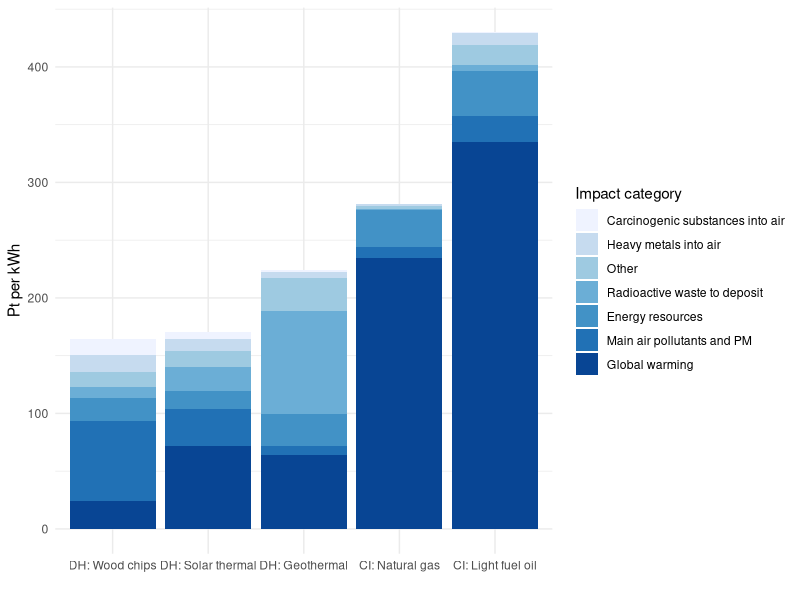
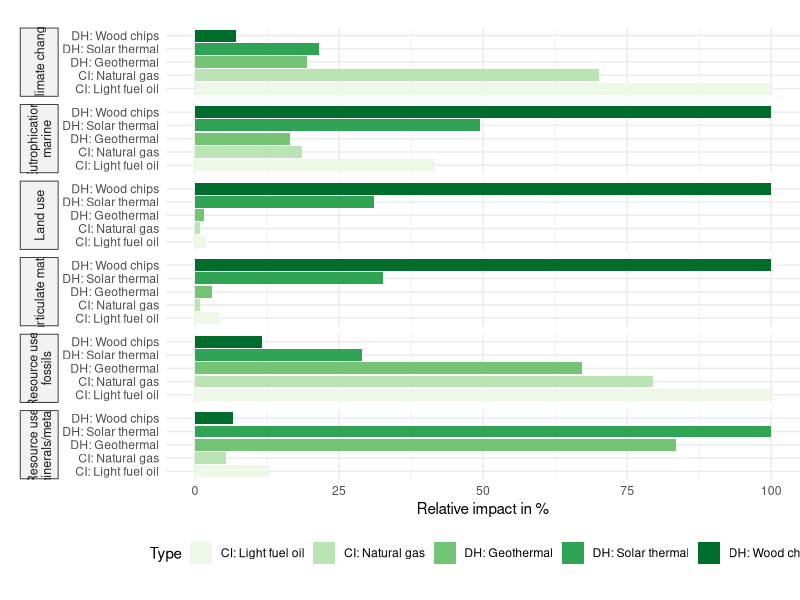
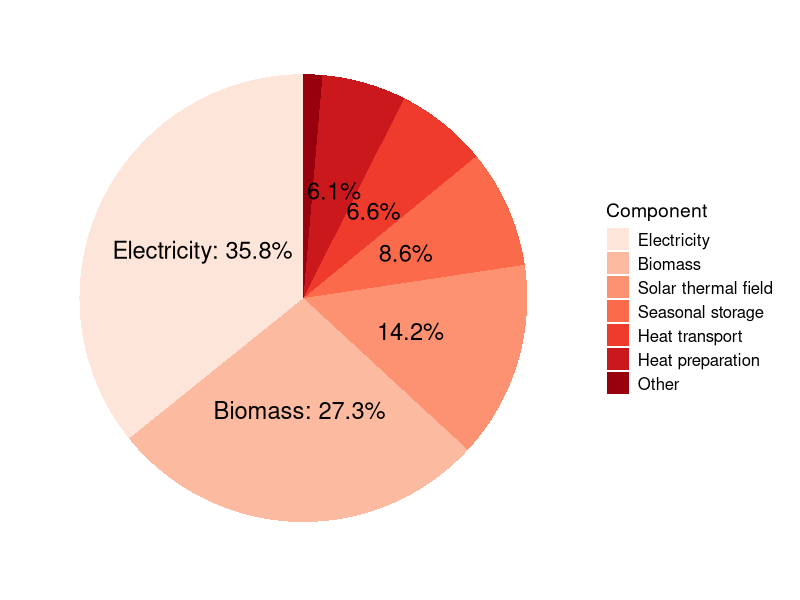
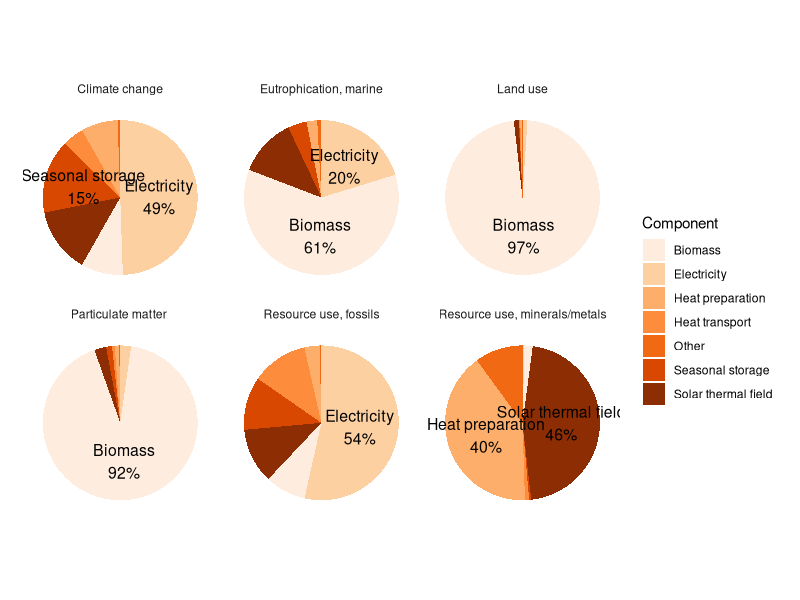
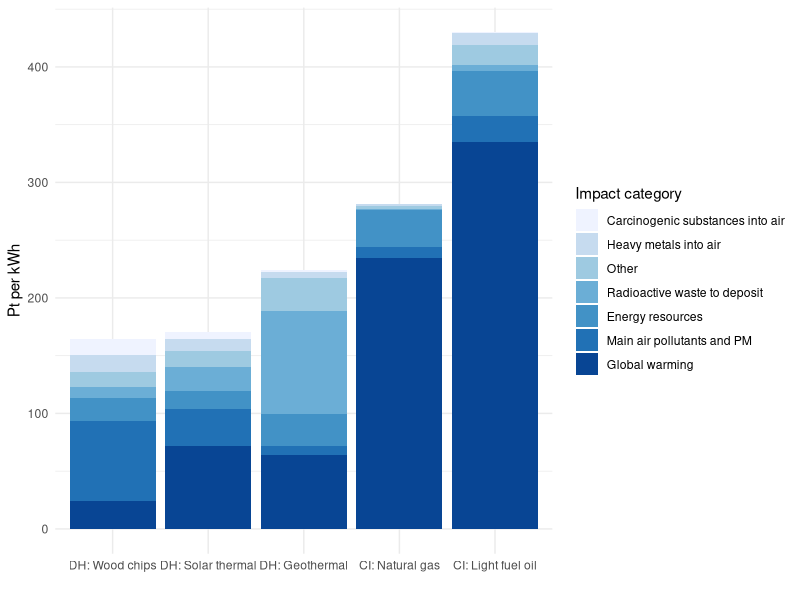
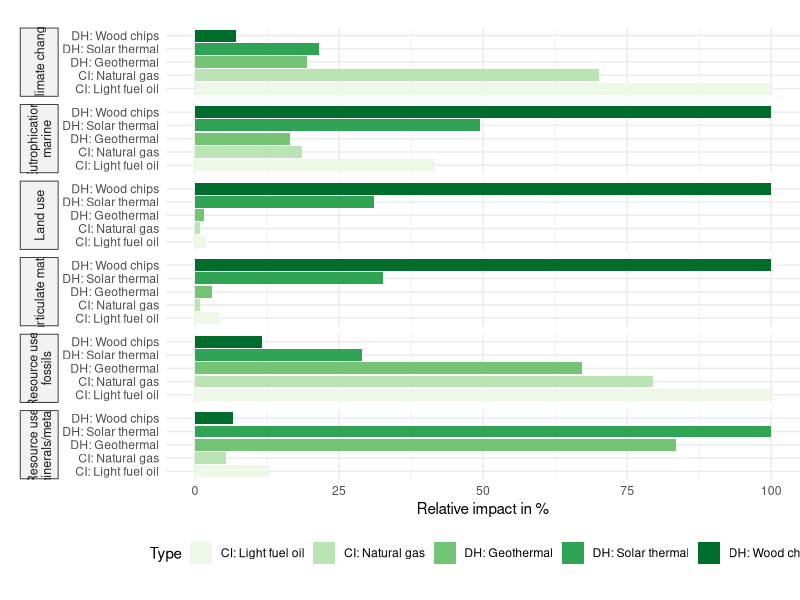
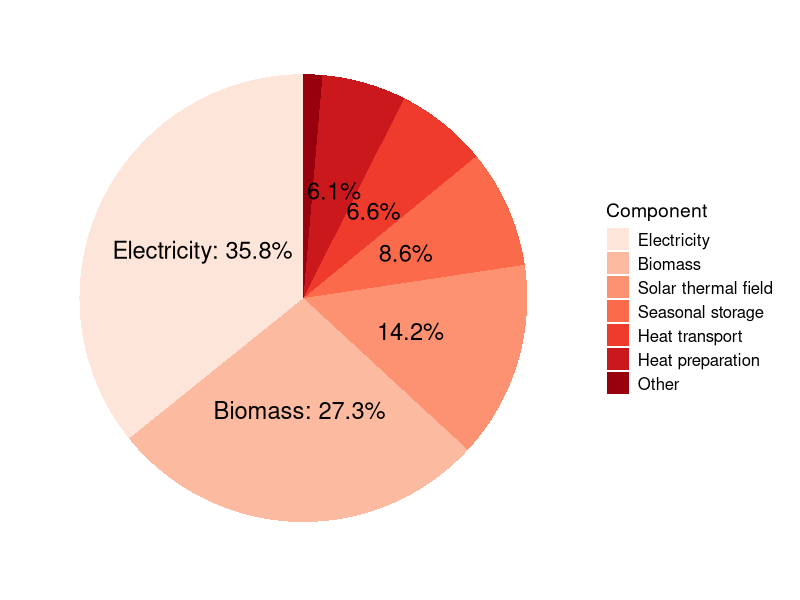
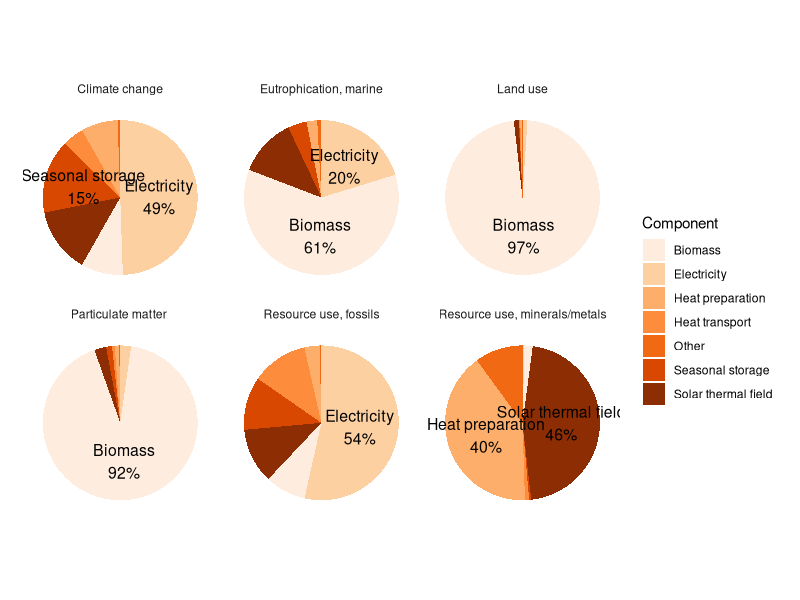

Write R code to recreate these figures, in order.
## ---- chunk 1
library(readr)
library(tidyr)
library(ggplot2)
library(dplyr)
library(stringr)
library(RColorBrewer)
library(ggrepel)
## ---- chunk 2
#es <- read_delim("data/PWRG results solar - Sheet7 - edit.csv")[1:7, ]
es <- read_delim("data/PWRG results solar - ES single score.csv")[1:7, ]

long_es <- pivot_longer(es, cols = -c("Impact category"), names_to = "Type", values_to = "Value")

long_es <- long_es |>
  mutate(
    Type = ifelse(Type == "DH: Geothermal heat pump", "DH: Geothermal", Type),
  )

long_es_ordered <- long_es |>
  group_by(Type) |>
  summarise(total = sum(Value)) |>
  arrange(total) |>
  pull(Type)
long_es$Type <- factor(long_es$Type, levels = long_es_ordered)

ggplot(long_es, aes(x = Type, y = Value, fill = reorder(`Impact category`, Value))) +
  geom_bar(stat = "identity") +  # Use 'identity' to plot actual values
  labs(x = "",
       y = "Pt per kWh",
       fill = "Impact category") +
  #scale_fill_viridis_d(option = "viridis") +
  scale_fill_brewer(palette = "Blues") +
  theme_minimal() #+
  #theme(axis.text.x = element_text(angle = 90, hjust = 1))
ggsave("img/pwrg_solar_es_single_score.png")
## ---- chunk 3
ef <- read_delim("data/PWRG results solar - EF damage assessment.csv")[1:15, ]

long_ef <- pivot_longer(ef, cols = -c("Damage category", "Unit"), names_to = "Type", values_to = "Value")

long_ef_normalized <- long_ef |>
  filter(`Damage category` %in% c("Climate change", "Particulate matter", "Eutrophication, marine", "Land use", "Resource use, minerals/metals", "Resource use, fossils")) |>  
  group_by(`Damage category`) |>
  mutate(
    pct = Value / max(Value) * 100,
    Type = ifelse(Type == "DH: Geothermal heat pump", "DH: Geothermal", Type),
    #`Damage category` = ifelse(`Damage category` == "Resource use, minerals/metals", "RU: minerals, metals", `Damage category`),
    #`Damage category` = ifelse(`Damage category` == "Resource use, fossils", "RU: fossils", `Damage category`),
  )

long_ef_normalized$`Damage category` <- str_wrap(long_ef_normalized$`Damage category`, width = 20)

ggplot(long_ef_normalized, aes(x = Type, y = pct, fill = Type)) +
  geom_col(width = 0.9) +
  facet_grid(rows = vars(`Damage category`), switch = "y") +
  labs(
    x = "",
    y = "Relative impact in %",
  ) +
  theme_minimal() +
  theme(
    strip.placement = "outside",
    strip.text.y.left = element_text(angle = 90, size = 9, hjust = 0.5, vjust = 0.5), 
    plot.margin = margin(20, 0, 20, 0),
    strip.background = element_rect(fill = "grey95", color = "black", linewidth = 0.5),
    legend.position = "bottom",
  ) +
  scale_fill_brewer(palette = "Greens") +
  coord_flip()
ggsave("img/pwrg_solar_ef_midpoints_faceted.png")
## ---- chunk 4
data <- read_delim("data/PWRG 1_ ES level 1 - Copy of Copy of level1.csv")

data$Component <- factor(data$Component, levels = data$Component[order(data$Value, decreasing = TRUE)])

data$percentage <- data$Value / sum(data$Value) * 100
data$label <- ifelse(data$percentage >= 15, 
                     paste0(data$Component, ": ", round(data$percentage, 1), "%"), 
                     data$label <- ifelse(data$percentage >= 5, 
                                          paste0(round(data$percentage, 1), "%"), 
                                          ""))

# Create the pie chart without the circle outline
ggplot(data, aes(x = "", y = Value, fill = Component)) +
  geom_bar(stat = "identity", width = 1) +
  coord_polar(theta = "y") +  # Converts bar chart to pie chart
  theme_minimal() +
  theme(axis.text.x = element_blank(),  # Hide x-axis labels
        axis.title.x = element_blank(),  # Hide x-axis title
        axis.text.y = element_blank(),  # Hide y-axis labels
        axis.title.y = element_blank(),  # Hide y-axis title
        axis.ticks = element_blank(),    # Remove axis ticks
        panel.grid = element_blank(),    # Remove grid lines
        panel.border = element_blank(),
        legend.title = element_text(size = 14),  # Title of the legend
        legend.text = element_text(size = 12),    # Items in the legend
        plot.margin = unit(c(0.2, 0.5, 0.2, 0.5), "cm")  # top, right, bottom, left
        )  + # Remove border
  geom_text(aes(label = label), 
            position = position_stack(vjust = 0.5),
            hjust = 0.5,
            size = 6
            ) +
  scale_fill_brewer(palette = "Reds")
ggsave("img/pwrg_solar_network_pie.png")
## ---- chunk 5
ef_level1 <- read_delim("data/EF level 1.csv")[1:7, ]
long_ef_level1 <- pivot_longer(ef_level1, cols = -c("Component"), names_to = "Damage category", values_to = "Value")

df_ef <- long_ef_level1 |>
  group_by(`Damage category`) |>
  mutate(
    fraction = Value / sum(Value),
    ymax = cumsum(fraction),
    ymin = lag(ymax, default = 0),
    label_pos = (ymax + ymin) / 2,
    label = ifelse(fraction >= 0.15, paste0(Component, "\n", round(fraction * 100), "%"), "")
  )

ggplot(df_ef, aes(ymax = ymax, ymin = ymin, xmax = 4, xmin = 3, fill = Component)) +
  geom_rect() +
  geom_text(aes(x = 3.5, y = label_pos, label = label), size = 4) +
  coord_polar(theta = "y") +
  facet_wrap(~`Damage category`) +
  theme_minimal() +
  theme(axis.text.x = element_blank(),  # Hide x-axis labels
        axis.title.x = element_blank(),  # Hide x-axis title
        axis.text.y = element_blank(),  # Hide y-axis labels
        axis.title.y = element_blank(),  # Hide y-axis title        
        axis.ticks = element_blank(),    # Remove axis ticks
        plot.margin = unit(c(0.2, 0.5, 0.2, 0.5), "cm"),  # top, right, bottom, left
        panel.grid = element_blank(),    # Remove grid lines
        panel.border = element_blank())  + # Remove border
  scale_fill_brewer(palette = "Oranges")
ggsave("img/pwrg_solar_ef_network_pie_faceted.png")
